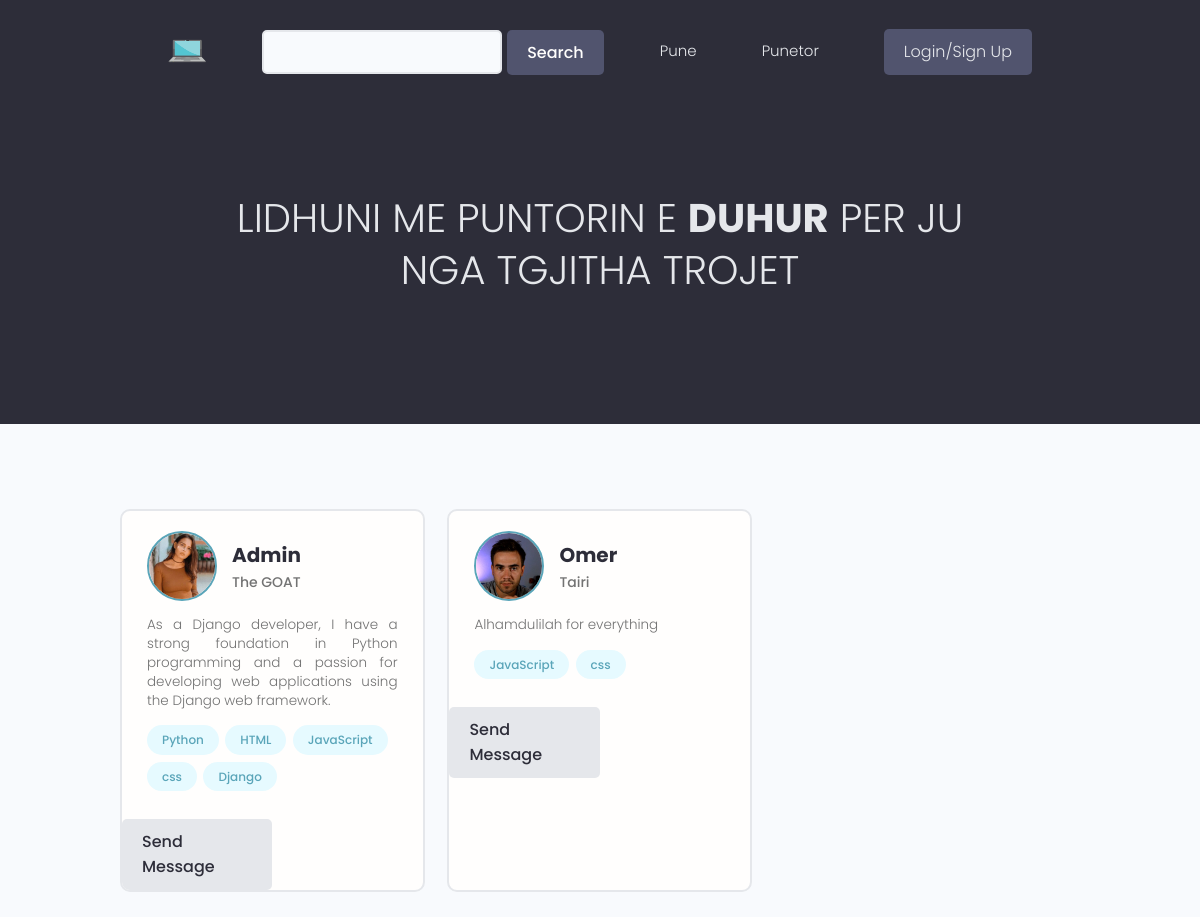
The app's page /puntor/ with its own data.
### users/models.py (models this page shows, shortened)
class Profile(models.Model):
    user = models.OneToOneField(User , on_delete = models.CASCADE ,  null=True , blank=True)
    name = models.CharField(max_length=150 , null=True , blank=True)
    sur_name = models.CharField(max_length=150 , null=True , blank=True)
    email = models.EmailField(max_length=500 , blank=True , null=True)
    username = models.CharField(max_length=200 ,unique = True ,blank=True , null=True)
    profilepic = models.ImageField(blank=True , null=True, upload_to='profiles/', default='static/images/profiles/user-default.png')
    bio = models.TextField(blank=True , null=True)
    skills = models.ManyToManyField('Skills', blank=True)
    CV = models.FileField(upload_to='CV/',blank=True , null=True)
    resume = models.FileField(upload_to='Resume/',blank=True , null=True)
    birth_date = models.DateField(blank=True, null=True)
    business = models.BooleanField(default=False)
    location = models.CharField(max_length=200 , blank=True , null=True)
    created = models.DateTimeField(auto_now_add = True)
    id = models.UUIDField(default=uuid.uuid4 , unique=True ,
                        primary_key=True , editable=False)

class Skills(models.Model):
    field = models.ManyToManyField(Field)
    name = models.CharField(max_length=200 , blank=True , null=True)
    description = models.TextField(blank=True , null=True)
    created = models.DateTimeField(auto_now_add = True)
    id = models.UUIDField(default=uuid.uuid4 , unique=True ,
                        primary_key=True , editable=False)
    def __str__(self):
        return str(self.name)

### users/views.py (the view)
# urls.py: path('puntor/' , views.puntor , name="puntor"),
def puntor(request):
    profiles = Profile.objects.all()
    context = {
        'profiles':profiles,
    }
    return render(request , 'users/puntor.html', context)

### users/templates/users/puntor.html (shortened to what this page needs)
{% extends 'base.html' %}
{% block content %}
<main class="home">
    <section class="hero-section text-center">
      <div class="container container--narrow">
        <div class="hero-section__box">
          <h2>Lidhuni me puntorin e <span>Duhur</span> per ju</h2>
          <h2>Nga tgjitha trojet</h2>
        </div>
      </div>
    </section>
    <section class="devlist">
      <div class="container">
        <div class="grid grid--three">
        {% for profile in profiles %}
          <div class="column card">
            <div class="dev">
              <a href="{% url 'profile' profile.id %}" class="card__body">
                <div class="dev__profile">
                  <img class="avatar avatar--md" src="{{ profile.profilepic.url }}" alt="image" />
                  <div class="dev__meta">
                    <h3>{{profile.name}}</h3>
                    <h5>{{profile.sur_name}}</h5>
                  </div>
                </div>
                <p class="dev__info">
                  {{profile.bio|slice:"150"}}
                </p>
                <div class="dev__skills">
                  {% for skill in profile.skills.all|slice:"5" %}
                  <span class="tag tag--pill tag--main">
                    <small>{{skill}}</small>
                  </span>
                  {% endfor %}
                </div>
              </a>
              <div>
                {% if request.user.profile.id != profile.id %}
                  <a href="{% url 'create-message' profile.id %}" style="width: 50%;" class="btn">Send Message </a>
                {% endif %}
              </div>
            </div>
          </div>
        {% endfor %}
        </div>
      </div>
    </section>
  </main>
{% endblock content %}

### static/styles/app.css (style rules this page uses)
:root { --color-sub: #2d2d39; }
.card { border: 2px solid var(--color-light); }
img { width: 100%; }
.hero-section { height: 40vh; display: flex; align-items: center; background-color: var(--color-sub); }
.hero-section__box { margin-bottom: 4rem; }
.hero-section__box > h2, .hero-section__box > h2 > span { font-size: 4rem; color: var(--color-light); line-height: 1.3; text-transform: uppercase; }
.hero-section__box > h2 { font-weight: 300; }
.hero-section__box > h2 > span { font-weight: 700; }
.devlist { margin-top: 8rem; }
.devlist .grid { align-items: stretch; }
.devlist .dev .dev__profile { display: flex; align-items: center; gap: 1.5rem; }
.devlist .dev .dev__meta h3 { color: var(--color-sub); font-size: 2rem; font-weight: 700; }
.devlist .dev .dev__meta h5 { color: var(--color-text); font-size: 1.4rem; font-weight: 500; }
.devlist .dev .dev__info { margin: 1.5rem 0; font-size: 1.35rem; line-height: 1.4; text-align: justify; }

### static/uikit/styles/modules/_variables.css (style rules this page uses)
:root { --color-main: #5aa5b9; --color-main-light: #e6faff; --color-sub: #3f4156; --color-sub-light: #51546e; --color-sub-lighter: #ededfd; --color-text: #737373; --color-gray: #8b8b8b; --color-light: #e5e7eb; --color-light-gray: #767676; --color-bg: #f8fafd; --color-white: #fffefd; --color-white-light: #f3f3f3; --color-success: #359e64; --color-success-bg: #def8e8; --color-error: #fc4b0b; --color-error-bg: #fff2ee; --font-base: 'Poppins', arial, helvetica, 'Segoe UI', roboto, ubuntu, sans-serif; --font-monospace: 'Fira Code', 'Courier New', courier, monospace; --font-regular: 300; --font-medium: 500; --font-bold: 700; --generic-shadow: 1px 1px 5px #00000010; --generic-transition: all 0.3s ease-in-out; }

### static/uikit/styles/modules/_base.css (style rules this page uses)
* { margin: 0; padding: 0; box-sizing: border-box; text-rendering: optimizeLegibility; color: inherit; font-size: inherit; }
html { font-size: 50%; }
@media only screen and (min-width: 480px) { html { font-size: 56.25%; } }
@media only screen and (min-width: 1200px) { html { font-size: 62.5%; } }
body { line-height: 1.6; font-weight: 400; font-size: 1.5rem; color: var(--color-text); background-color: var(--color-bg); min-height: 100vh; }

### static/uikit/styles/modules/_typography.css (style rules this page uses)
* { font-family: var(--font-base); }
h2 { font-size: 3.6rem; font-weight: var(--font-bold); }
h3 { font-size: 3.2rem; font-weight: var(--font-medium); }
h5 { font-size: 2.4rem; font-weight: var(--font-medium); }
h5, h6 { font-weight: var(--font-regular); }
p, span, strong { font-size: 1.6rem; color: var(--color-text); font-weight: var(--font-regular); }
a { padding-bottom: 2px; text-decoration: none; display: inline-block; color: var(--color-main); font-weight: var(--font-medium); }

### static/uikit/styles/modules/_utilities.css (style rules this page uses)
.container { width: 92%; max-width: 165rem; margin: 0 auto; box-sizing: border-box; }
.container--narrow { width: 92%; max-width: 120rem; }
@media screen and (min-width: 1000px) { .container { width: 90%; } }
@media screen and (min-width: 1000px) { .container--narrow { width: 85%; } }
@media screen and (min-width: 1200px) { .container { width: 80%; } }
@media screen and (min-width: 1200px) { .container--narrow { width: 72%; } }
.text-center { text-align: center; }

### static/uikit/styles/modules/_avatar.css (style rules this page uses)
.avatar { border-radius: 50%; border: 2px solid var(--color-main); object-fit: cover; }
.avatar--md { height: 7rem; width: 7rem; }

### static/uikit/styles/modules/_button.css (style rules this page uses)
.btn { display: inline-block; position: relative; cursor: pointer; background-color: var(--color-light); font-weight: var(--font-medium); color: var(--color-sub); text-decoration: none; padding: 1rem 2rem; border-radius: 0.5rem; border: none; width: -webkit-fit-content; width: -moz-fit-content; width: fit-content; height: -webkit-fit-content; height: -moz-fit-content; height: fit-content; font-size: 1.6rem; outline-width: 0; outline-color: transparent; -webkit-backface-visibility: hidden; backface-visibility: hidden; transition: all 0.3s ease-in-out; }

### static/uikit/styles/modules/_card.css (style rules this page uses)
.card { border-radius: 1rem; background-color: var(--color-white); border: 1.5px solid var(--color-light); width: auto; height: auto; margin-top: 0.5rem; margin-bottom: 0.5rem; overflow: hidden; }
.card__body, .card__header { padding: 2rem 2.5rem; }

### records on screen
Profile: profilepic (picture), name "Admin", sur_name "The GOAT", bio "As a Django developer, I have a strong foundation in Python programming and a passion for developing web applications using the Django web framework.", shows "Send Message"
Skills: name "Python"
Skills: name "HTML"
Skills: name "JavaScript"
Skills: name "css"
Skills: name "Django"
Profile: profilepic (picture), name "Omer", sur_name "Tairi", bio "Alhamdulilah for everything", shows "Send Message"
